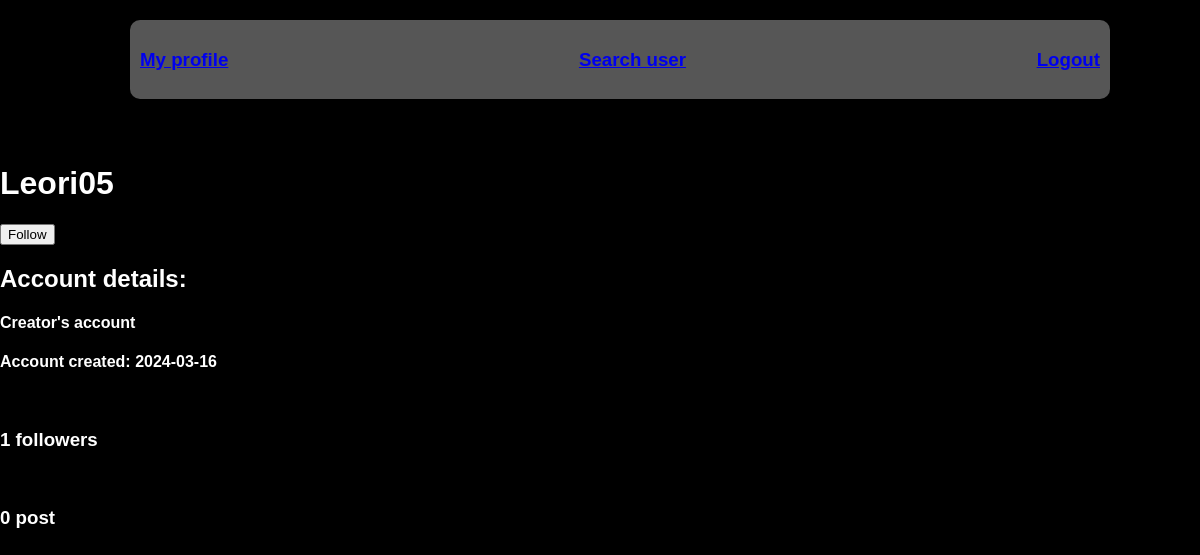
Screenshot of /user/4/ (signed in) with the database file from the repository.
### tables this page shows
CREATE TABLE users (
        id INTEGER PRIMARY KEY,
        username TEXT NOT NULL,
        password TEXT NOT NULL
    , description TEXT, creation_date DATE);

### app.py (the view)
@app.route('/user/<int:user_id>/')
def user(user_id):
    conn = sqlite3.connect('./static/data/cityPin.db')
    cursor = conn.cursor()
    cursor.execute(
        '''
        SELECT * FROM users WHERE id = ?
        ''',
        (user_id,)
    )
    user = cursor.fetchone()
    cursor.execute(
        '''
        SELECT * FROM post
        JOIN users ON post.user_id = users.id
        JOIN pins ON post.pin_id = pins.id
        WHERE users.id = ?

        ''',
        (session['user'][0],)
    )
    posts = cursor.fetchall()
    cursor.execute(
        '''
            SELECT COUNT(*) FROM followers WHERE user_id = ?
        ''',
        (session['user'][0],)
    )
    n_followers = cursor.fetchone()[0]
    cursor.execute(
        '''
        SELECT COUNT(*) FROM followers WHERE user_id = ? AND follower_id = ?
        ''',
        (user_id, session['user'][0])
    )
    is_following = cursor.fetchone()[0]
    conn.commit()
    conn.close()
    return render_template('other_user_page.html', user = user, posts = posts, n_posts = len(posts), n_followers = n_followers, is_following = is_following)

### templates/other_user_page.html (shortened to what this page needs)
<!DOCTYPE html>
<html lang="en">
<head>
    <link rel="stylesheet" type="text/css" href="{{ url_for('static', filename='css/style.css') }}">
</head>
<body>
    <div class = "navbar">
        <h3><a href = "/userPage">My profile</a></h3>
        <h3><a href = "/search">Search user</a></h3>
        <h3><a href="{{ url_for('logout') }}">Logout</a></h3>
    </div>
    <br><br><br><br><br><br><br><br>
    <h1>{{ user[1] }}</h1>
    {% if not is_following %}
        <form action="/addFollower/{{ user[0] }}/" method="POST">
            <button type="submit" class = "followBotton">Follow</button>
        </form>
    {% else %}
        <form action="/removeFollower/{{ user[0] }}/" method="POST">
            <button type="submit" class = "followBotton">Unfollow</button>
        </form>
    {% endif %}
    <h2>Account details:</h2>
    <h4>{{ user[3] }}</h4>
    <h4>Account created: {{ user[4] }}</h4>
    <br>
    <h3>{{n_followers}} followers</h3>
    <br>
    <h3>{{n_posts}} post</h3>
</body>
</html>

### static/css/style.css (style rules this page uses)
body { background-color: #000000; font-family: Arial, sans-serif; margin: 0; padding: 0; color: rgb(255,255,255); }
.navbar { position: fixed; top: 0%; left: 50%; transform: translateX(-50%); width: 80%; display: flex; justify-content: space-between; align-items: center; background-color: rgba(255, 255, 255, 0.337); padding: 10px; border-radius: 10px; margin: 20px; }

### rows the page displays
users: username "Leori05", description "Creator's account", creation_date "2024-03-16"

### other values shown
{{ n_followers }} "1"
{{ n_posts }} "0"
